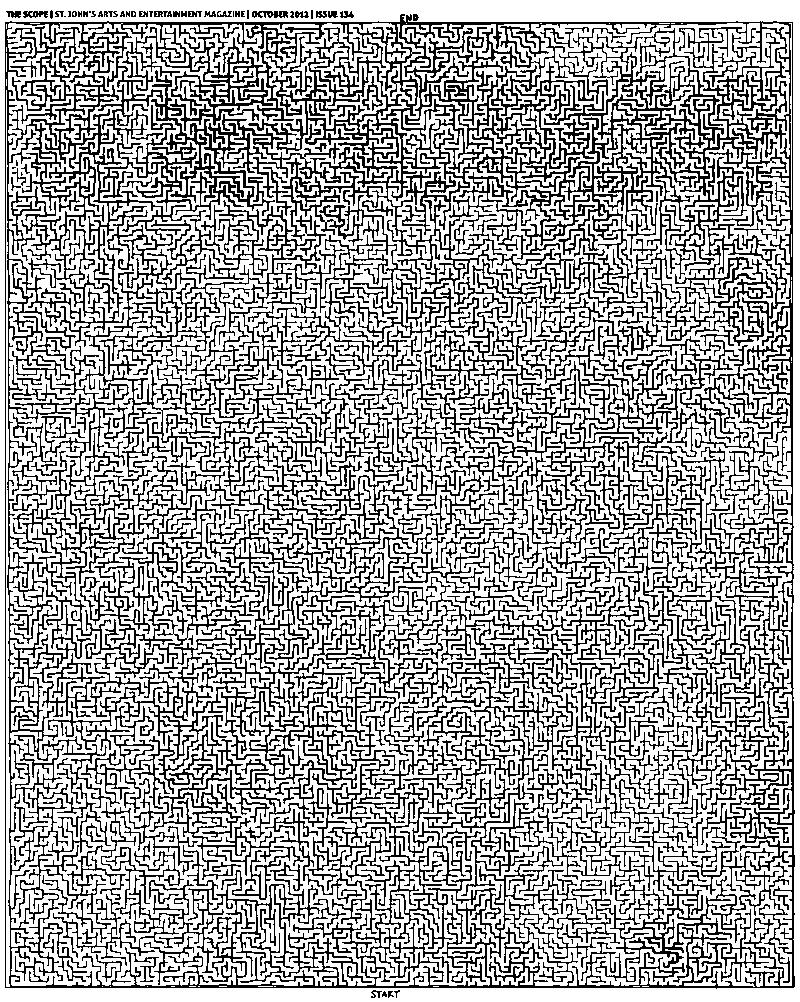
#> input picture maze.png, 800 x 1002 px
$ python astar.py
#> lines starting #> are read from the running program, lines starting #| are printed output that depends on the picture
# thank you https://stackoverflow.com/questions/12995434/representing-and-solving-a-maze-given-an-image?rq=1
# make sure maze is boxed with black outline. If not, just add that in whatever editor you please
import sys
from multiprocessing import Queue
# pillow
from PIL import Image
import heapq
import math


def a_star(start, end, matrix):

    parent = {}
    x,y = start
    unseenNodes = [(0,x,y)]
    cost = {}
    heapq.heapify(unseenNodes)

    while unseenNodes:
        # unseenNodes = sorted(unseenNodes, key = lambda x: x[2])
        minNode = heapq.heappop(unseenNodes)
        #minNode = unseenNodes.pop(0)
        _,x,y= minNode

        if (x,y) == end:
            return parent

        px, py = x,y
        neighbors = ((x-1,y),(x,y-1),(x+1,y),(x,y+1))
        real_neighbors = ((x,y) for (x,y) in neighbors if matrix[x,y] > (120,120,120))

        for cx,cy in real_neighbors:
            # Chebyshev
            delta_x = abs(end[0] - cx)
            delta_y = abs(end[1] - cy)
            dist =  min(delta_x, delta_y) * math.sqrt(2) + abs(delta_x - delta_y)
            # Euc
            #dist = (end[0] - cx)**2 + (end[1] - cy)**2
            # manhattan
            #dist = abs(end[0] - cx) + abs(end[1]-cy)
            if (cx,cy) not in parent or dist < cost[cx,cy]:
                matrix[cx,cy] = (120,120,120)
                unseenNodes.append((dist,cx,cy))
                parent[(cx,cy)] = (px,py)
                cost[(cx,cy)] = dist


# run program
if __name__ == '__main__':
    # init values
    start = (385, 985)
    #(10,7)
    end = (404,26)
    #(1768,1791)
    # invoke: python mazesolver.py <mazefile> <outputfile>[.jpg|.png|etc.]
    base_img = Image.open('maze.png')
#> base_img is the input picture: PIL image 800x1002 RGB; min 0, max 255, mean 167.6
    base_img = base_img.convert('RGB')
    base_pixels = base_img.load()
    # call search algorithm
    path = a_star(start, end, base_pixels)
#> path = 366578 items
    print('found path. Drawing Now')
    # open picture to print path on
    path_img = Image.open('maze.png')
    path_pixels = path_img.load()
    #reconstruct shortest path
    current_node = end
    dist = 0
    while current_node != start:
        x,y = current_node
        path_pixels[x,y] = (255,0,0) # red
        current_node = path[current_node]
#> this loop made 5600 passes
#> (x, y, current_node) on passes 2 to 4: (404, 27, (404, 28)), (404, 28, (404, 29)), (404, 29, (404, 30))
    # save image
    path_img.save('maze_astar1_pic.jpg')
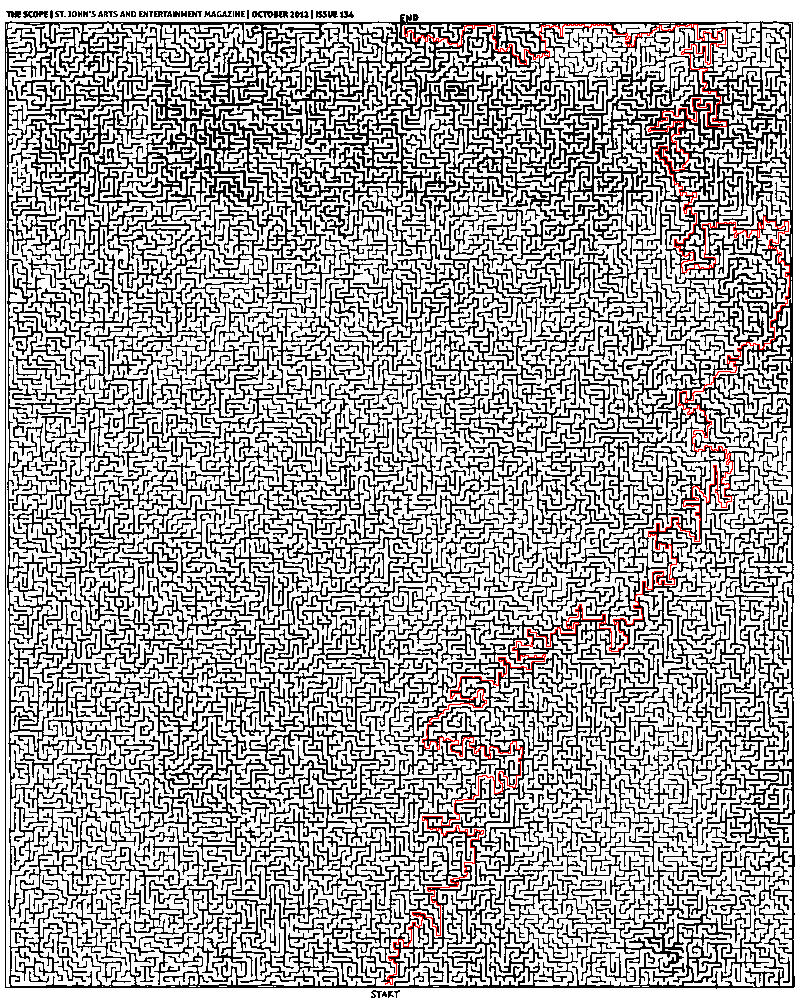
#> saved as maze_astar1_pic.jpg: PIL image 800x1002 RGB; mean R, G, B 167.6, 165.8, 165.8
